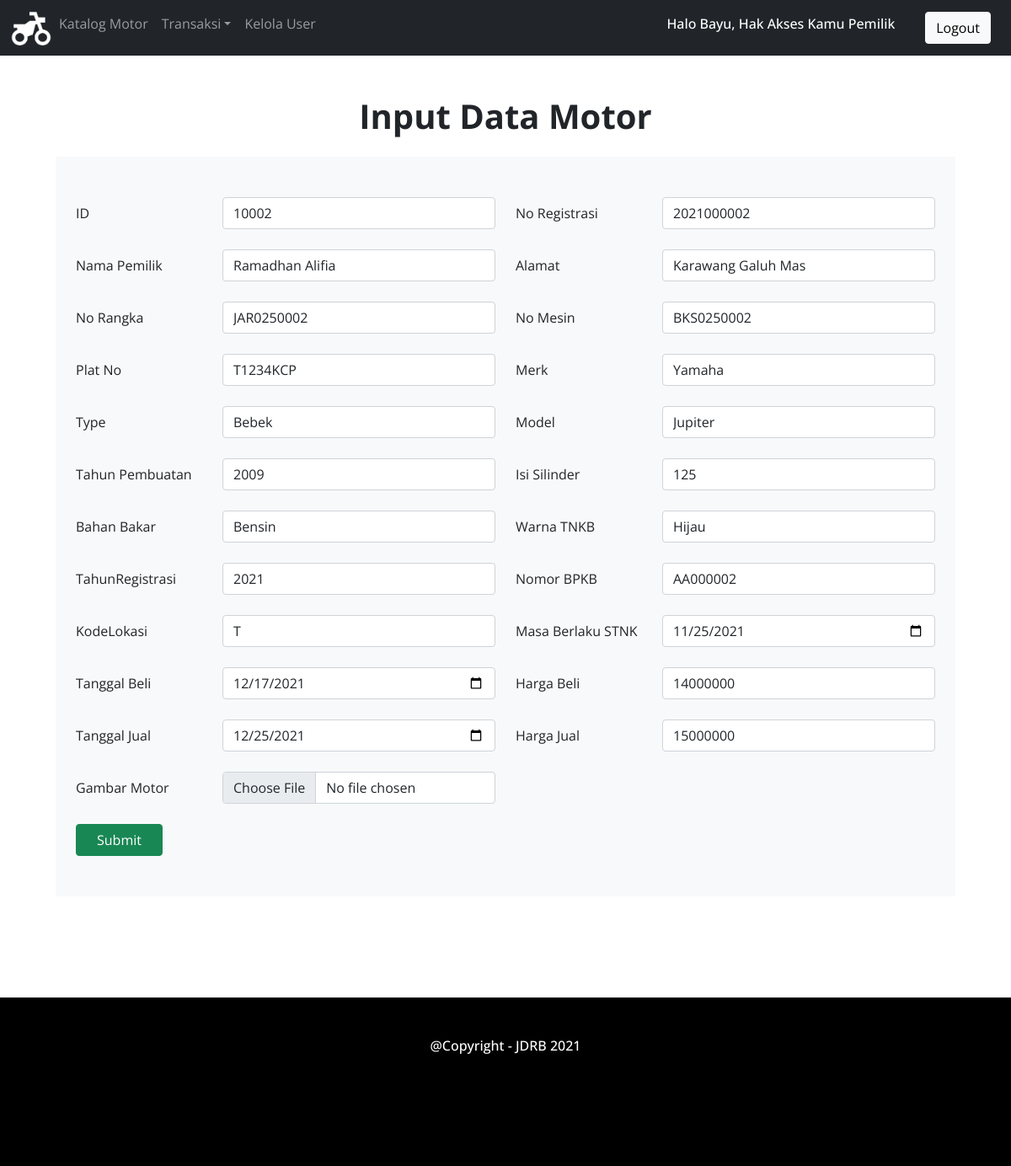
The app's page /home/Pemilik/identitas_motor_update.php?ID=10002 (signed in) with its own data.
### tables this page shows
CREATE TABLE `identitas_motor` (
  `ID` int(5) NOT NULL,
  `NoRegistrasi` int(10) NOT NULL,
  `NamaPemilik` varchar(25) NOT NULL,
  `Alamat` varchar(25) NOT NULL,
  `NoRangka` varchar(15) NOT NULL,
  `NoMesin` varchar(15) NOT NULL,
  `PlatNo` varchar(9) NOT NULL,
  `Merk` varchar(10) NOT NULL,
  `Type` varchar(15) NOT NULL,
  `Model` varchar(10) NOT NULL,
  `TahunPembuatan` year(4) NOT NULL,
  `IsiSilinder` int(5) NOT NULL,
  `BahanBakar` varchar(10) NOT NULL,
  `WarnaTNKB` varchar(10) NOT NULL,
  `TahunRegistrasi` year(4) NOT NULL,
  `NoBPKB` varchar(8) NOT NULL,
  `KodeLokasi` varchar(10) NOT NULL,
  `MasaBerlakuSTNK` date NOT NULL,
  `Gambar_Motor` varchar(255) NOT NULL,
  `Tgl_Beli` date DEFAULT NULL,
  `Harga_Beli` int(11) NOT NULL,
  `Tgl_Jual` date DEFAULT NULL,
  `Harga_Jual` int(11) NOT NULL
);

### home/Pemilik/identitas_motor_update.php (the view, shortened to what this page needs)
<!DOCTYPE html>
<html lang="en">
<head>
<link rel="stylesheet" href="../../bootstrap/css/bootstrap.min.css">
<link rel="stylesheet" href="../../style.css">
</head>
<body>
<nav class="navbar navbar-expand-sm bg-dark navbar-dark">
    <div class="container-fluid">
    <ul class="navbar-nav">
        <li class="nav-item">
            <a href="index.php"><img src="../../img/logo.png" class="logo-navbar"><a>
        </li>
        <li class="nav-item">
            <a class="nav-link" href="identitas_motor.php">Katalog Motor</a>
        </li>
        <li class="nav-item dropdown">
            <a class="nav-link dropdown-toggle" href="#" id="navbarDropdown" role="button" data-bs-toggle="dropdown" aria-haspopup="true" aria-expanded="false">Transaksi</a>
        </li>
        <li class="nav-item">
            <a class="nav-link" href="user.php">Kelola User</a>
        </li>
    </ul>
    <?php if (isset($_SESSION["Nama"])) : ?>
        <p class="h6 text-white mr-5">Halo <?php echo $_SESSION["Nama"] ?>, Hak Akses Kamu <?php echo $_SESSION["Akses"] ?></p>
    </div>
        <a href="../../logout.php" class="btn btn-light buttonnavbar">Logout</a>
    <?php else : ?>
        <a href="../../login.php" class="btn btn-light buttonnavbar">Login</a>
    <?php endif; ?>
</nav>
<div class="header">
    <h1 class="mt-5">Input Data Motor</h1>
</div>
<div class="container" >
		<div class="bg-light m-4 p-4">
            <?php
                include '../../koneksi.php';
                $ID=$_GET['ID'];
                $data=mysqli_query($koneksi,"SELECT * from identitas_motor where ID='$ID' ") or die(mysqli_error($koneksi));
                $identitas_motor=mysqli_fetch_array($data);
            ?>
			<form method="post" action="../../proses/identitas_motor_updateproses.php?ID=<?php echo $ID?>" enctype="multipart/form-data">
                <div class="form-group row my-4">
                    <label class="col-sm-2 col-form-label" for="ID">ID</label>
                    <div class="col-sm-4">
                        <input type="number" class="form-control" name="ID" value="<?php echo $identitas_motor['ID']?>" required>
                    </div>
                    <label class="col-sm-2 col-form-label" for="NoRegistrasi">No Registrasi</label>
                    <div class="col-sm-4">
                        <input type="number" class="form-control" name="NoRegistrasi" value="<?php echo $identitas_motor['NoRegistrasi']?>" required>
                    </div>
                </div>
                <div class="form-group row my-4">
                    <label class="col-sm-2 col-form-label" for="NamaPemilik">Nama Pemilik</label>
                    <div class="col-sm-4">
                        <input type="text" class="form-control" name="NamaPemilik" value="<?php echo $identitas_motor['NamaPemilik']?>" required>
                    </div>
                    <label class="col-sm-2 col-form-label" for="Alamat">Alamat </label>
                    <div class="col-sm-4">
                        <input type="text" class="form-control" name="Alamat" value="<?php echo $identitas_motor['Alamat']?>" required>
                    </div>
                </div>
                <div class="form-group row my-4">
                    <label class="col-sm-2 col-form-label" for="NoRangka">No Rangka</label>
                    <div class="col-sm-4">
                        <input type="text" class="form-control" name="NoRangka" value="<?php echo $identitas_motor['NoRangka']?>" required>
                    </div>
                    <label class="col-sm-2 col-form-label" for="NoMesin">No Mesin</label>
                    <div class="col-sm-4">
                        <input type="text" class="form-control" name="NoMesin" value="<?php echo $identitas_motor['NoMesin']?>" required>
                    </div>
                </div>
                <div class="form-group row my-4">
                    <label class="col-sm-2 col-form-label" for="PlatNo">Plat No</label>
                    <div class="col-sm-4">
                        <input type="text" class="form-control" name="PlatNo" value="<?php echo $identitas_motor['PlatNo']?>" required>
                    </div>
                    <label class="col-sm-2 col-form-label" for="Merk">Merk</label>
                    <div class="col-sm-4">
                        <input type="text" class="form-control" name="Merk" value="<?php echo $identitas_motor['Merk']?>" required>
                    </div>
                </div>
                <div class="form-group row my-4">
                    <label class="col-sm-2 col-form-label" for="Type">Type</label>
                    <div class="col-sm-4">
                        <input type="text" class="form-control" name="Type" value="<?php echo $identitas_motor['Type']?>" required>
                    </div>
                    <label class="col-sm-2 col-form-label" for="Model">Model</label>
                    <div class="col-sm-4">
                        <input type="text" class="form-control" name="Model" value="<?php echo $identitas_motor['Model']?>" required>
                    </div>
                </div>
                <div class="form-group row my-4">
                    <label class="col-sm-2 col-form-label" for="TahunPembuatan">Tahun Pembuatan</label>
                    <div class="col-sm-4">
                        <input type="year" class="form-control" name="TahunPembuatan" value="<?php echo $identitas_motor['TahunPembuatan']?>" required>
                    </div>
                    <label class="col-sm-2 col-form-label" for="IsiSilinder">Isi Silinder</label>
                    <div class="col-sm-4">
                        <input type="number" class="form-control" name="IsiSilinder" value="<?php echo $identitas_motor['IsiSilinder']?>" required>
                    </div>
                </div>
                <div class="form-group row my-4">
                    <label class="col-sm-2 col-form-label" for="BahanBakar">Bahan Bakar</label>
                    <div class="col-sm-4">
                        <input type="text" class="form-control" name="BahanBakar" value="<?php echo $identitas_motor['BahanBakar']?>" required>
                    </div>
                    <label class="col-sm-2 col-form-label" for="WarnaTNKB">Warna TNKB</label>
                    <div class="col-sm-4">
                        <input type="text" class="form-control" name="WarnaTNKB" value="<?php echo $identitas_motor['WarnaTNKB']?>" required>
                    </div>
                </div>
                <div class="form-group row my-4">
                    <label class="col-sm-2 col-form-label" for="TahunRegistrasi">TahunRegistrasi</label>
                    <div class="col-sm-4">
                        <input type="year" class="form-control" name="TahunRegistrasi" value="<?php echo $identitas_motor['TahunRegistrasi']?>" required>
                    </div>
                    <label class="col-sm-2 col-form-label" for="NoBPKB">Nomor BPKB</label>
                    <div class="col-sm-4">
                        <input type="text" class="form-control" name="NoBPKB" value="<?php echo $identitas_motor['NoBPKB']?>" required>
                    </div>
                </div>
                <div class="form-group row my-4">
                    <label class="col-sm-2 col-form-label" for="KodeLokasi">KodeLokasi </label>
                    <div class="col-sm-4">
                        <input type="text" class="form-control" name="KodeLokasi" value="<?php echo $identitas_motor['KodeLokasi']?>" required>
                    </div>
                    <label class="col-sm-2 col-form-label" for="MasaBerlakuSTNK">Masa Berlaku STNK </label>
                    <div class="col-sm-4">
                        <input type="date" class="form-control" name="MasaBerlakuSTNK" value="<?php echo $identitas_motor['MasaBerlakuSTNK']?>" required>
                    </div>
                </div>
                <div class="form-group row my-4">
                    <label class="col-sm-2 col-form-label" for="Tgl_Beli">Tanggal Beli </label>
                    <div class="col-sm-4">
                        <input type="date" class="form-control" name="Tgl_Beli" value="<?php echo $identitas_motor['Tgl_Beli']?>" required>
                    </div>
                    <label class="col-sm-2 col-form-label" for="Harga_Beli">Harga Beli </label>
                    <div class="col-sm-4">
                        <input type="text" class="form-control" name="Harga_Beli" value="<?php echo $identitas_motor['Harga_Beli']?>" required>
                    </div>
                </div>
                <div class="form-group row my-4">
                    <label class="col-sm-2 col-form-label" for="Tgl_Jual">Tanggal Jual </label>
                    <div class="col-sm-4">
                        <input type="date" class="form-control" name="Tgl_Jual" value="<?php echo $identitas_motor['Tgl_Jual']?>" required>
                    </div>
                    <label class="col-sm-2 col-form-label" for="Harga_Jual">Harga Jual </label>
                    <div class="col-sm-4">
                        <input type="text" class="form-control" name="Harga_Jual" value="<?php echo $identitas_motor['Harga_Jual']?>" required>
                    </div>
                </div>
                <div class="form-group row my-4">
                    <label class="col-sm-2 col-form-label" for="Gambar_Motor">Gambar Motor </label>
                    <div class="col-sm-4">
                        <input type="file" class="form-control" name="Gambar_Motor" value="<?php echo $identitas_motor['Gambar_Motor']?>" required>
                    </div>
                </div>
                <div class="form-group row my-4">
                    <div class="col-sm-10">
                        <input type="submit" class="btn btn-success px-4" name="Simpan"></button>
                    </div>
                </div>
            </form>
        </div>
    </div>
    <footer>
        <h6 class="text-center p-5"> @Copyright - JDRB 2021</h6>
    </footer>
</body>
</html>

### style.css (style rules this page uses)
body { font-family: "Open Sans"; width: 100%; height: 100%; }
h1 { font-weight: bold; text-align: center; }
footer { width: 100%; height: 200px; margin-top: 10%; background-color: black; }
h6 { color: white; }
.logo-navbar { width:50px; height:50px; }
.buttonnavbar { margin-left: 2%; float: right; margin-right: 2%; }

### records on screen
identitas_motor: ID "10002", NoRegistrasi "2021000002", NamaPemilik "Ramadhan Alifia", Alamat "Karawang Galuh Mas", NoRangka "JAR0250002", NoMesin "BKS0250002", PlatNo "T1234KCP", Merk "Yamaha", Type "Bebek", Model "Jupiter", TahunPembuatan "2009", IsiSilinder "125", BahanBakar "Bensin", WarnaTNKB "Hijau", TahunRegistrasi "2021", NoBPKB "AA000002", KodeLokasi "T", MasaBerlakuSTNK "11/25/2021", Tgl_Beli "12/17/2021", Harga_Beli "14000000", Tgl_Jual "12/25/2021", Harga_Jual "15000000"

### other values on screen
$_SESSION["Nama"] "Bayu"
$_SESSION["Akses"] "Pemilik"
